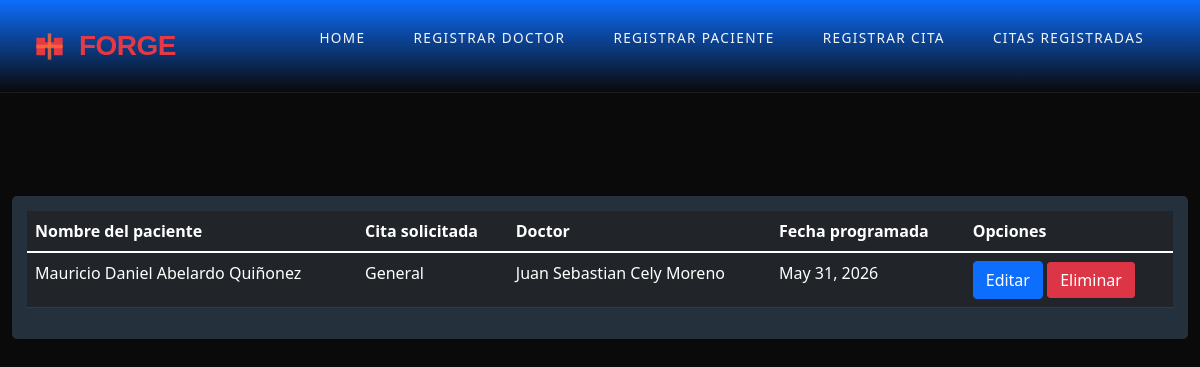
/citas/listado_citas/, run on an earlier commit of the app's database.
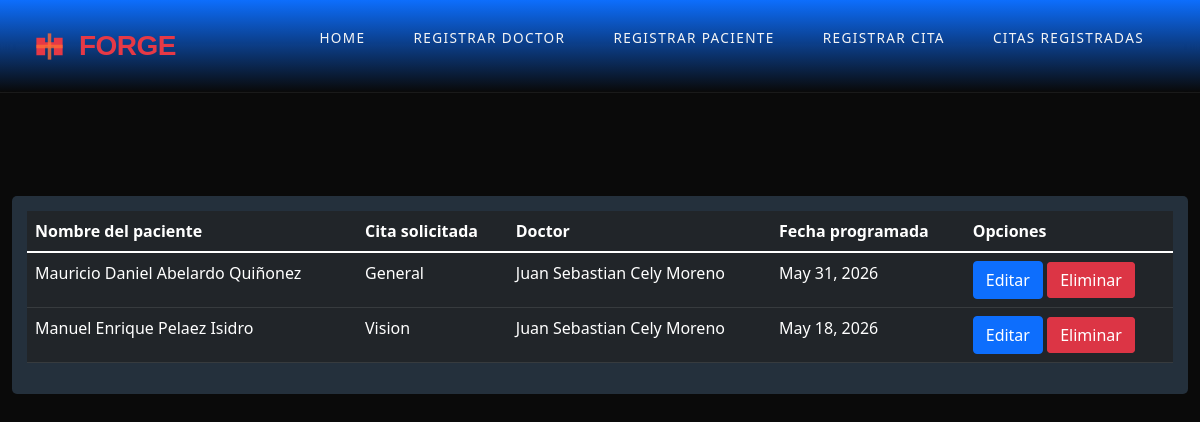
And on a later commit of the database.
### agendamientoCitas/models.py (models this page shows)
class Cita(models.Model):
    paciente = models.ForeignKey(Paciente, on_delete=models.CASCADE)
    tipo_cita = models.ForeignKey(TipoCita, on_delete=models.CASCADE)
    doctor = models.ForeignKey(Doctor, on_delete=models.CASCADE)
    fecha = models.DateField()
    class Meta:
        unique_together = ('paciente', 'tipo_cita')

class Paciente(models.Model):
    primer_apellido = models.CharField(max_length=15)
    segundo_apellido = models.CharField(max_length=15, null=True, blank=True)
    primer_nombre = models.CharField(max_length=15)
    segundo_nombre = models.CharField(max_length=15, null=True, blank=True)
    numero_identificacion = models.PositiveIntegerField(unique=True)
    telefono = models.CharField(max_length=15, default="3159895563", validators=[RegexValidator(regex=r'^\+?\d{7,15}$')])
    email = models.EmailField(max_length=100, default="prueba@hotmail.com")
    direccion = models.CharField(max_length=200, default="calle 66")

class TipoCita(models.Model):
    nombre = models.CharField(max_length=200)

class Doctor(models.Model):
    primer_apellido = models.CharField(max_length=15)
    segundo_apellido = models.CharField(max_length=15, null=True, blank=True)
    primer_nombre = models.CharField(max_length=15)
    segundo_nombre = models.CharField(max_length=15, null=True, blank=True)

### agendamientoCitas/views.py (the view)
# urls.py: path('listado_citas/', ListarCitasView.as_view(), name='listado_citas'),
class ListarCitasView(ListView):
    model = Cita
    template_name = 'listado_citas.html'
    context_object_name = 'cita'

### agendamientoCitas/templates/listado_citas.html
{% extends 'base.html' %}
{% block content %}
<div class="container-fluid mt-5 pt-5 d-flex justify-content-center">
    <div class="container-table">
        <table class="table table-dark table-hover">
            <thead>
                <tr>
                    <th>Nombre del paciente</th>
                    <th>Cita solicitada</th>
                    <th>Doctor</th>
                    <th>Fecha programada</th>
                    <th>Opciones</th>
                </tr>
            </thead>
            <tbody>
                {% for dato in cita %}
                <tr>
                    <td>
                        {{dato.paciente.primer_nombre}}
                        {{dato.paciente.segundo_nombre|default_if_none:''}}
                        {{dato.paciente.primer_apellido}}
                        {{dato.paciente.segundo_apellido|default_if_none:''}}
                    </td>
                    <td>{{dato.tipo_cita.nombre}}</td>
                    <td>
                        {{dato.doctor.primer_nombre}}
                        {{dato.doctor.segundo_nombre|default_if_none:''}}
                        {{dato.doctor.primer_apellido|default_if_none:''}}
                        {{dato.doctor.segundo_apellido|default_if_none:''}}
                    </td>
                    <td>{{dato.fecha}}</td>
                    <td>
                        <a href="{% url 'editarcita' dato.id %}" class="btn btn-primary">Editar</a>
                        <a href="{% url 'eliminarcita' dato.id %}" class="btn btn-danger" style="display:inline;">Eliminar</a>
                    </td>
                </tr>
                {% endfor %}
            </tbody>
        </table>
    </div>
</div>
{% endblock %}

What changed in the data, as far as the page shows it:
added Cita: paciente.primer_nombre "Manuel", paciente.segundo_nombre "Enrique", paciente.primer_apellido "Pelaez", paciente.segundo_apellido "Isidro", tipo_cita.nombre "Vision", doctor.primer_nombre "Juan", doctor.segundo_nombre "Sebastian", doctor.primer_apellido "Cely", doctor.segundo_apellido "Moreno", fecha "May 18, 2026"
